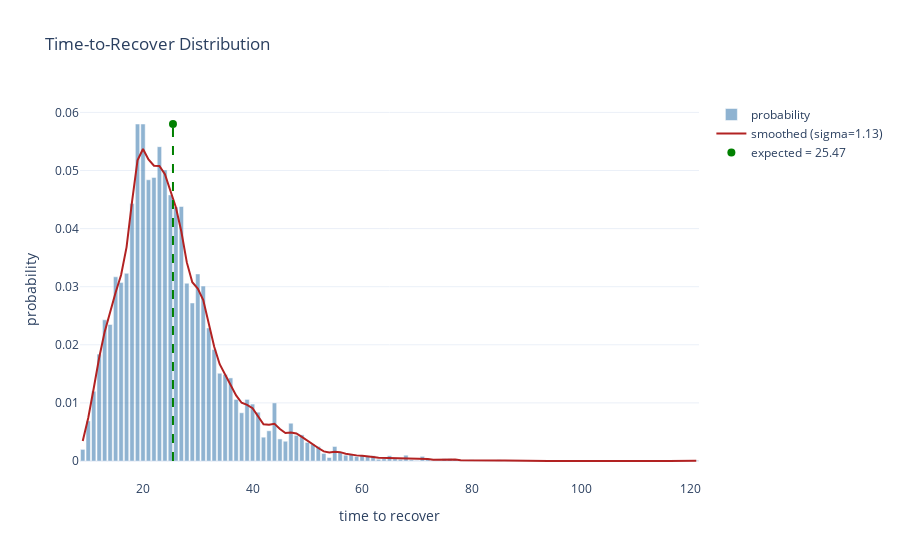

The code cell stored with this chart in its notebook:
### Code cell
# Just restart the notebook and it will run all benchmarks again.
# Cached benchmarks are stored in memory and reused if the source file did not change.


def compute_sha1(path):
    """Return SHA1 hash of the file's contents."""
    with open(path, "rb") as f:
        return hashlib.sha1(f.read()).hexdigest()


def load_module(name):
    """Import or reload impls.<name>."""
    full_name = "impls." + name

    if full_name in globals():
        module = importlib.reload(globals()[full_name])
    else:
        module = importlib.import_module(full_name)
        globals()[full_name] = module

    return module


def report(stats):
    render_distribution(stats)
    print(f"Expected time to recover: {stats['expected_time']} packets")
    print(f"Packet efficency: {stats['packet_efficiency']} payload bits/packet")
    print(f"Bit Efficency: {stats['bit_efficency']} payload bits/bit")


# Iterate over implementation files
for file in IMPLS_DIR.glob("*.py"):
    name = file.stem

    # Skip interface and private modules
    if name == "_interface" or name.startswith("_"):
        continue

    print("Found implementation:", name)

    file_hash = compute_sha1(file)

    # If cached: check whether file changed
    if name in benchmark_cache:
        cached = benchmark_cache[name]
        cached_hash = cached["hash"]
        cached_stats = cached["stats"]

        if cached_hash == file_hash:
            print("  No changes. Using cached benchmark.")
            report(cached_stats)
            continue
        else:
            print("  File changed. Reloading and benchmarking again.")
    else:
        print("  First time seen. Benchmarking.")

    # Load/reload implementation
    module = load_module(name)

    # Require expected constructors
    if not hasattr(module, "producer_constructor") or not hasattr(
        module, "recoverer_constructor"
    ):
        print("  Missing constructors. Skipping.\n")
        continue

    producer_constructor = module.producer_constructor
    recoverer_constructor = module.recoverer_constructor

    # Run benchmark
    stats = visual_benchmark(
        producer_constructor,
        recoverer_constructor,
        N=5,
        D=9999360,
        passes=10000,
    )

    # Store into cache
    benchmark_cache[name] = {
        "hash": file_hash,
        "stats": stats,
    }

    # Render the new result
    report(stats)

### Figure 1 — Plotly figure (JSON) as saved in the notebook; plotly's stock layout.template omitted (floating-point values rounded to 4 significant figures)
{"data": [{"marker": {"color": "steelblue"}, "name": "probability", "opacity": 0.6, "type": "bar", "x": [9, 10, 11, 12, 13, 14, 15, 16, 17, 18, 19, 20, 21, 22, 23, 24, 25, 26, 27, 28, 29, 30, 31, 32, 33, 34, 35, 36, 37, 38, 39, 40, 41, 42, 43, 44, 45, 46, 47, 48, 49, 50, 51, 52, 53, 54, 55, 56, 57, 58, 59, 60, 61, 62, 63, 64, 65, 66, 67, 68, 69, 70, 71, 72, 73, 74, 75, 76, 77, 78, 79, 80, 81, 82, 83, 84, 85, 86, 87, 88, 89, 90, 91, 92, 93, 94, 95, 96, 97, 98, 99, 100, 101, 102, 103, 104, 105, 106, 107, 108, 109, 110, 111, 112, 113, 114, 115, 116, 117, 118, 119, 120, 121], "y": [0.002, 0.0069, 0.012, 0.0184, 0.0243, 0.0235, 0.0317, 0.0307, 0.0323, 0.0443, 0.058, 0.058, 0.0484, 0.0488, 0.0541, 0.0501, 0.0458, 0.0437, 0.0438, 0.0306, 0.0272, 0.0322, 0.0301, 0.0229, 0.0192, 0.0151, 0.0149, 0.0143, 0.0106, 0.0083, 0.0106, 0.0098, 0.0084, 0.0041, 0.0052, 0.01, 0.0038, 0.0034, 0.0065, 0.0044, 0.0045, 0.0032, 0.0029, 0.0025, 0.0013, 0.0006, 0.0025, 0.0015, 0.001, 0.0012, 0.0008, 0.001, 0.0008, 0.0009, 0.0003, 0.0004, 0.0009, 0.0004, 0.0003, 0.001, 0.0002, 0.0001, 0.0008, 0.0003, 0.0001, 0.0001, 0.0004, 0.0004, 0.0003, 0.0, 0.0001, 0.0002, 0.0001, 0.0, 0.0, 0.0, 0.0002, 0.0, 0.0001, 0.0, 0.0, 0.0, 0.0, 0.0, 0.0, 0.0, 0.0, 0.0, 0.0, 0.0001, 0.0, 0.0, 0.0, 0.0, 0.0, 0.0, 0.0, 0.0, 0.0, 0.0, 0.0, 0.0, 0.0, 0.0, 0.0, 0.0, 0.0, 0.0, 0.0, 0.0, 0.0, 0.0, 0.0001]}, {"line": {"color": "firebrick", "width": 2}, "mode": "lines", "name": "smoothed (sigma=1.13)", "type": "scatter", "x": [9, 10, 11, 12, 13, 14, 15, 16, 17, 18, 19, 20, 21, 22, 23, 24, 25, 26, 27, 28, 29, 30, 31, 32, 33, 34, 35, 36, 37, 38, 39, 40, 41, 42, 43, 44, 45, 46, 47, 48, 49, 50, 51, 52, 53, 54, 55, 56, 57, 58, 59, 60, 61, 62, 63, 64, 65, 66, 67, 68, 69, 70, 71, 72, 73, 74, 75, 76, 77, 78, 79, 80, 81, 82, 83, 84, 85, 86, 87, 88, 89, 90, 91, 92, 93, 94, 95, 96, 97, 98, 99, 100, 101, 102, 103, 104, 105, 106, 107, 108, 109, 110, 111, 112, 113, 114, 115, 116, 117, 118, 119, 120, 121], "y": [0.003434, 0.007397, 0.01248, 0.01778, 0.02222, 0.02578, 0.02899, 0.03201, 0.03681, 0.04463, 0.05174, 0.05371, 0.05189, 0.05081, 0.05078, 0.04938, 0.04666, 0.04367, 0.03949, 0.03418, 0.03077, 0.02968, 0.02771, 0.02381, 0.01968, 0.01666, 0.01482, 0.01319, 0.01129, 0.01002, 0.009668, 0.009085, 0.007649, 0.006312, 0.006246, 0.006395, 0.005498, 0.004828, 0.004912, 0.004741, 0.004163, 0.00349, 0.002868, 0.002241, 0.001648, 0.001456, 0.001594, 0.001522, 0.001259, 0.001073, 0.0009665, 0.0009045, 0.0008348, 0.0007021, 0.0005568, 0.0005356, 0.0005735, 0.0005368, 0.0005271, 0.0005277, 0.0004221, 0.0003745, 0.000412, 0.0003422, 0.0002247, 0.000218, 0.0002936, 0.0003182, 0.0002417, 0.0001451, 0.0001168, 0.0001216, 9.053e-05, 4.179e-05, 2.423e-05, 4.988e-05, 7.809e-05, 7.17e-05, 5.012e-05, 2.598e-05, 7.382e-06, 1.042e-06, 0.0, 0.0, 0.0, 0.0, 1.042e-06, 7.382e-06, 2.39e-05, 3.535e-05, 2.39e-05, 7.382e-06, 1.042e-06, 0.0, 0.0, 0.0, 0.0, 0.0, 0.0, 0.0, 0.0, 0.0, 0.0, 0.0, 0.0, 0.0, 0.0, 0.0, 0.0, 1.042e-06, 7.382e-06, 2.39e-05, 3.535e-05]}, {"marker": {"color": "green", "size": 8}, "mode": "markers", "name": "expected = 25.47", "showlegend": true, "type": "scatter", "x": [25.47], "y": [0.058]}], "layout": {"shapes": [{"line": {"color": "green", "dash": "dash", "width": 2}, "type": "line", "x0": 25.47, "x1": 25.47, "y0": 0, "y1": 0.058}], "title": {"text": "Time-to-Recover Distribution"}, "xaxis": {"title": {"text": "time to recover"}}, "yaxis": {"title": {"text": "probability"}}}}
